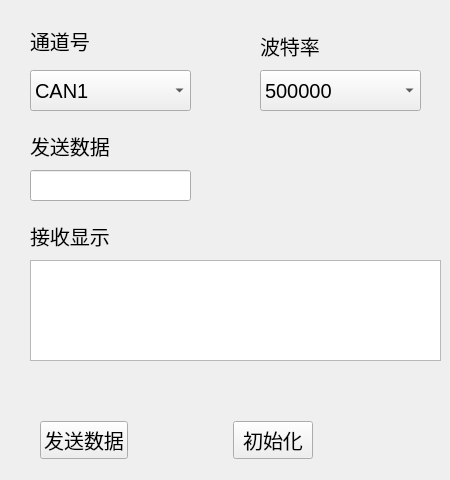
      <widget class="QWidget" name="tab_4">
       <attribute name="title">
        <string>CAN</string>
       </attribute>
       <widget class="QPlainTextEdit" name="plainTextEdit_canRecv">
        <property name="geometry">
         <rect>
          <x>30</x>
          <y>260</y>
          <width>411</width>
          <height>101</height>
         </rect>
        </property>
        <property name="font">
         <font>
          <pointsize>15</pointsize>
         </font>
        </property>
       </widget>
       <widget class="QLabel" name="label_25">
        <property name="geometry">
         <rect>
          <x>30</x>
          <y>220</y>
          <width>91</width>
          <height>31</height>
         </rect>
        </property>
        <property name="font">
         <font>
          <pointsize>15</pointsize>
         </font>
        </property>
        <property name="text">
         <string>接收显示</string>
        </property>
       </widget>
       <widget class="QLabel" name="label_21">
        <property name="geometry">
         <rect>
          <x>30</x>
          <y>20</y>
          <width>81</width>
          <height>41</height>
         </rect>
        </property>
        <property name="font">
         <font>
          <pointsize>15</pointsize>
         </font>
        </property>
        <property name="text">
         <string>通道号</string>
        </property>
       </widget>
       <widget class="QComboBox" name="comboBox_canPort">
        <property name="geometry">
         <rect>
          <x>30</x>
          <y>70</y>
          <width>161</width>
          <height>41</height>
         </rect>
        </property>
        <property name="font">
         <font>
          <pointsize>15</pointsize>
         </font>
        </property>
        <item>
         <property name="text">
          <string>CAN1</string>
         </property>
        </item>
        <item>
         <property name="text">
          <string>CAN2</string>
         </property>
        </item>
       </widget>
       <widget class="QLabel" name="label_22">
        <property name="geometry">
         <rect>
          <x>260</x>
          <y>30</y>
          <width>81</width>
          <height>31</height>
         </rect>
        </property>
        <property name="font">
         <font>
          <pointsize>15</pointsize>
         </font>
        </property>
        <property name="text">
         <string>波特率</string>
        </property>
       </widget>
       <widget class="QComboBox" name="comboBox_canBaud">
        <property name="geometry">
         <rect>
          <x>260</x>
          <y>70</y>
          <width>161</width>
          <height>41</height>
         </rect>
        </property>
        <property name="font">
         <font>
          <pointsize>15</pointsize>
         </font>
        </property>
        <item>
         <property name="text">
          <string>500000</string>
         </property>
        </item>
        <item>
         <property name="text">
          <string>125000</string>
         </property>
        </item>
       </widget>
       <widget class="QLabel" name="label_24">
        <property name="geometry">
         <rect>
          <x>30</x>
          <y>130</y>
          <width>91</width>
          <height>31</height>
         </rect>
        </property>
        <property name="font">
         <font>
          <pointsize>15</pointsize>
         </font>
        </property>
        <property name="text">
         <string>发送数据</string>
        </property>
       </widget>
       <widget class="QLineEdit" name="lineEdit_canSend">
        <property name="geometry">
         <rect>
          <x>30</x>
          <y>170</y>
          <width>161</width>
          <height>31</height>
         </rect>
        </property>
        <property name="font">
         <font>
          <pointsize>15</pointsize>
         </font>
        </property>
       </widget>
       <widget class="QWidget" name="horizontalLayoutWidget">
        <property name="geometry">
         <rect>
          <x>40</x>
          <y>410</y>
          <width>371</width>
          <height>61</height>
         </rect>
        </property>
        <layout class="QHBoxLayout" name="horizontalLayout_4">
         <item>
          <widget class="QPushButton" name="pushButton_canSend">
           <property name="font">
            <font>
             <pointsize>15</pointsize>
            </font>
           </property>
           <property name="text">
            <string>发送数据</string>
           </property>
          </widget>
         </item>
         <item>
          <spacer name="horizontalSpacer_7">
           <property name="orientation">
            <enum>Qt::Orientation::Horizontal</enum>
           </property>
           <property name="sizeHint" stdset="0">
            <size>
             <width>40</width>
             <height>20</height>
            </size>
           </property>
          </spacer>
         </item>
         <item>
          <widget class="QPushButton" name="pushButton_canInit">
           <property name="font">
            <font>
             <pointsize>15</pointsize>
            </font>
           </property>
           <property name="text">
            <string>初始化</string>
           </property>
          </widget>
         </item>
         <item>
          <spacer name="horizontalSpacer_8">
           <property name="orientation">
            <enum>Qt::Orientation::Horizontal</enum>
           </property>
           <property name="sizeHint" stdset="0">
            <size>
             <width>40</width>
             <height>20</height>
            </size>
           </property>
          </spacer>
         </item>
        </layout>
       </widget>
      </widget>
